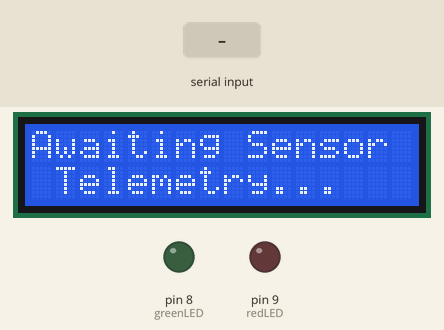
Recording of a sketch running on a simulated Arduino Uno, built with avr-gcc and run on an emulated ATmega328P. Parts: 16×2 character LCD, output pins drawn as LEDs (lit = HIGH). The test bench sets the inputs (shaded band).

Above: at 2.2 s.
At 7.4 s:
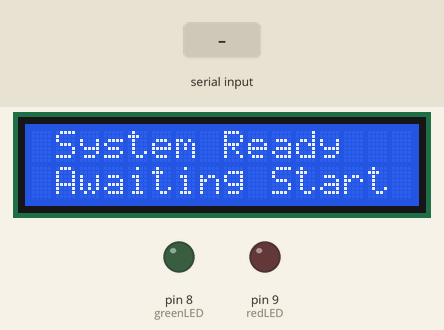
7.5 s: "H,14250\n" received over Serial
At 8.4 s:
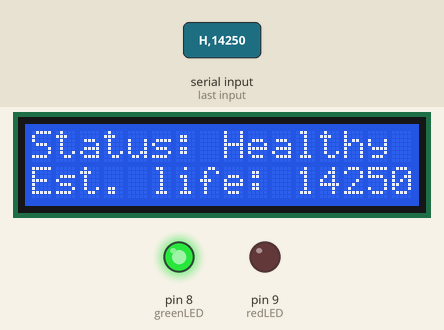
9.0 s: "F\n" received over Serial
At 9.3 s:
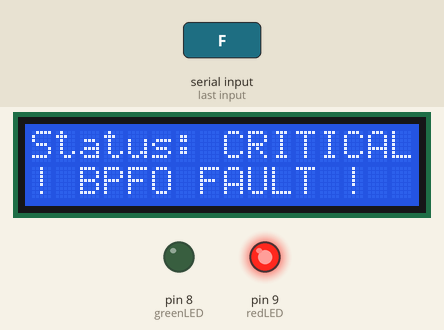
10.5 s: "H\n" received over Serial
At 11.6 s:
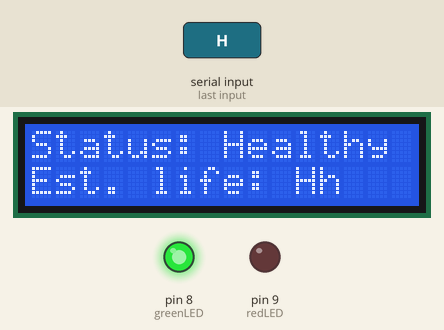
Timing chart, 0 to 13.5 s (numbered marks = the images above; inputs shaded):
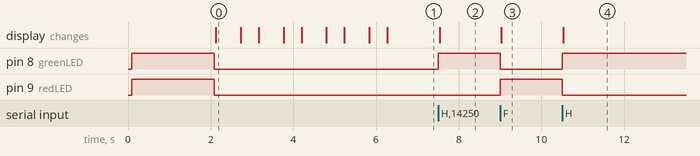

Measured:
- after the input at 7.5 s, pin 8 (greenLED): LOW → HIGH at once; the display: changes at once (image 2)
- after the input at 9.0 s, pin 8 (greenLED): HIGH → LOW at once; pin 9 (redLED): LOW → HIGH at once; the display: changes at once (image 3)
- after the input at 10.5 s, pin 8 (greenLED): LOW → HIGH at once; pin 9 (redLED): HIGH → LOW at once; the display: changes at once (image 4)
- what the display in image 0 shows lasts 0.6 s, from 2.1 s to 2.7 s

The sketch:

Phase4_LCD_HIL_I2C.ino
```cpp
#include <LiquidCrystal_I2C.h>
#include <Wire.h>

LiquidCrystal_I2C lcd(0x27, 16, 2);

const int greenLED = 8;
const int redLED = 9;

int rul_seconds =
    85; // Simulated Remaining Useful Life (RUL) countdown for the presentation!

void setup() {
  Serial.begin(9600);

  pinMode(greenLED, OUTPUT);
  pinMode(redLED, OUTPUT);

  lcd.init();
  lcd.backlight();

  // 1. Initial Static Splash Screen
  lcd.clear();
  lcd.setCursor(0, 0);
  lcd.print(" ML Diagnosis ");
  lcd.setCursor(0, 1);
  lcd.print(" Project ");

  digitalWrite(greenLED, HIGH);
  digitalWrite(redLED, HIGH);
  delay(2000);
  digitalWrite(greenLED, LOW);
  digitalWrite(redLED, LOW);

  // 2. Animated waiting loop (Blinks exactly 4 times)
  for (int i = 0; i < 4; i++) {
    lcd.clear();
    lcd.setCursor(0, 0);
    lcd.print("Awaiting Sensor ");
    lcd.setCursor(0, 1);
    lcd.print(" Telemetry...   ");
    delay(600);

    lcd.clear();
    delay(400);

    // Safety break if you run MATLAB really fast!
    if (Serial.available() > 0)
      break;
  }

  // 3. Static Ready Message
  // Settles on a professional ready screen forever until MATLAB sends data
  if (Serial.available() == 0) {
    lcd.clear();
    lcd.setCursor(0, 0);
    lcd.print(" System Ready   ");
    lcd.setCursor(0, 1);
    lcd.print(" Awaiting Start ");
  }
}

void loop() {
  if (Serial.available() > 0) {
    String data = Serial.readStringUntil('\n');
    data.trim();

    // Check if MATLAB is sending a (H)ealthy message
    if (data.startsWith("H")) {
      digitalWrite(greenLED, HIGH);
      digitalWrite(redLED, LOW);

      // Extract the RUL number from string (e.g., "H,14250" -> "14250")
      int splitIndex = data.indexOf(',');
      String life_str = data.substring(splitIndex + 1);

      lcd.clear();
      lcd.setCursor(0, 0);
      lcd.print("Status: Healthy ");

      lcd.setCursor(0, 1);
      lcd.print("Est. life: ");
      lcd.print(life_str);
      lcd.print("h");
    } // Check if MATLAB is sending a (F)ault message
    else if (data.startsWith("F")) {
      digitalWrite(greenLED, LOW);
      digitalWrite(redLED, HIGH);

      lcd.clear();
      lcd.setCursor(0, 0);
      lcd.print("Status: CRITICAL");
      lcd.setCursor(0, 1);
      lcd.print("! BPFO FAULT !  ");
    }
  }
}
```
